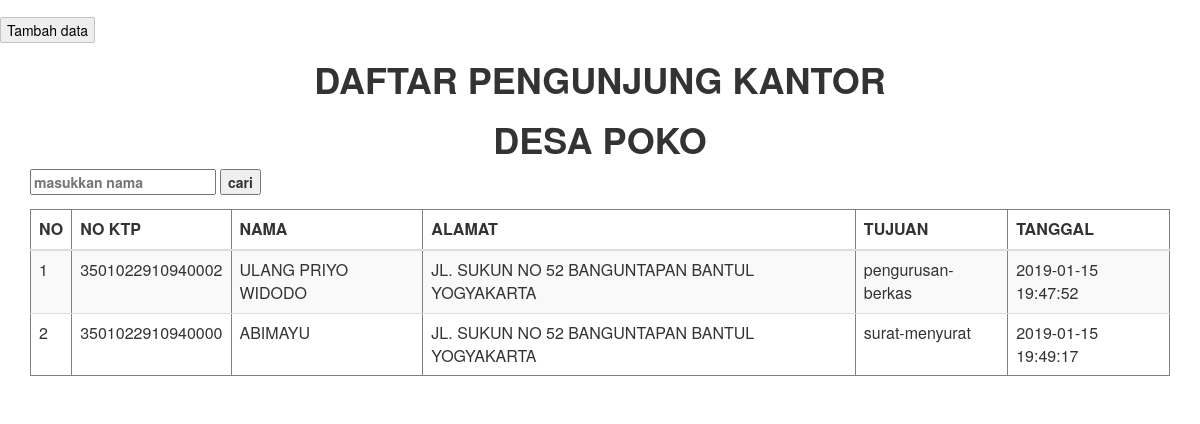
The page / on the database its author committed.
### tables this page shows
CREATE TABLE `Person` (
  `id` int(10) NOT NULL,
  `ktp` varchar(20) DEFAULT NULL,
  `nama` varchar(25) DEFAULT NULL,
  `alamat` varchar(45) DEFAULT NULL,
  `tujuan` varchar(25) DEFAULT NULL,
  `tanggal` datetime DEFAULT NULL
);

### www/index.php (the view, shortened to what this page needs)
<html>
 <head>
  <link rel="stylesheet" href="http://maxcdn.bootstrapcdn.com/bootstrap/3.3.6/css/bootstrap.min.css">
</head>
<body>
<br/>
<a href="add.html" class="button">Tambah data</a>
    <div class="container">
    <?php
      echo "<center><h1><b>DAFTAR PENGUNJUNG KANTOR</b></h1></center> ";
      echo "<center><h1><b>DESA POKO<b></h1></center>"; ?>
       <form action="proses_cari.php" method="post">
         <input type="text" name="idC" placeholder="masukkan nama"/>
         <input type="submit" value="cari"/> </form>
   <?php
    $conn = mysqli_connect('db', 'user', 'test', "myDb");
    $query = 'SELECT * From Person';
    $result = mysqli_query($conn, $query);
    echo '<table class="table table-striped" border="1">';
    echo '<thead>
             <tr>
              <th>NO</th>
              <th>NO KTP</th>
              <th>NAMA</th>
              <th>ALAMAT</th>
              <th>TUJUAN</th>
              <th>TANGGAL</th>
             </tr>
          </thead>';
    while($value = $result->fetch_array(MYSQLI_ASSOC)){
        echo '<tr>';
        foreach($value as $element){
            echo '<td>' . $element . '</td>';
             }
        echo '</tr>';
    }
    ?>
 </div>
</body>
</html>

### www/index.php (style rules this page uses)
.button { text-decoration: none; background-color: #eeeeee; color: black; padding: 2px 6px 2px 6px; border: 1px solid #c2c2c2; border-radius:2px; }

### rows shown on the page
person: id "1", ktp "3501022910940002", nama "ULANG PRIYO WIDODO", alamat "JL. SUKUN NO 52 BANGUNTAPAN BANTUL YOGYAKARTA", tujuan "pengurusan-berkas", tanggal "2019-01-15 19:47:52"
person: id "2", ktp "3501022910940000", nama "ABIMAYU", alamat "JL. SUKUN NO 52 BANGUNTAPAN BANTUL YOGYAKARTA", tujuan "surat-menyurat", tanggal "2019-01-15 19:49:17"
